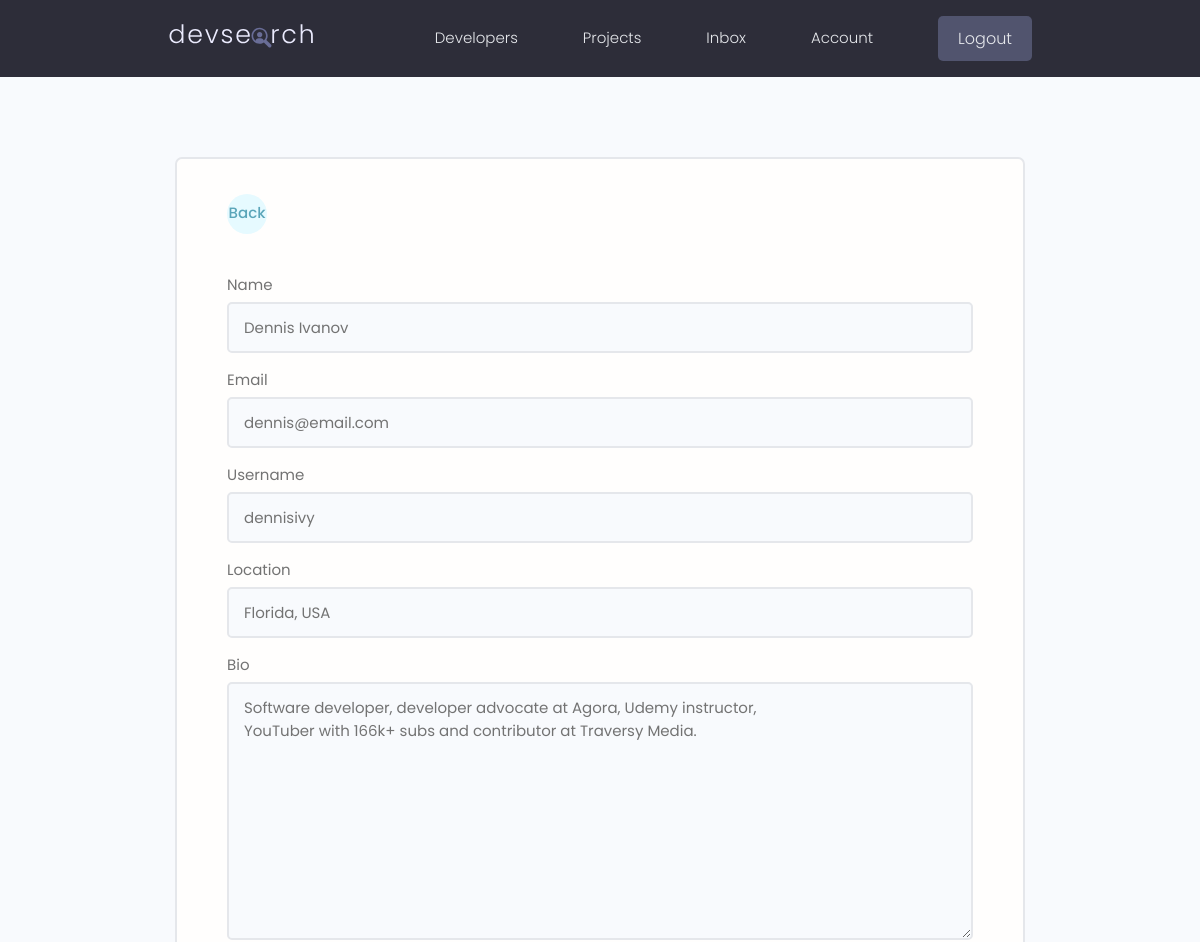
Page /edit-account/ (signed in, upper part) on the earlier database version.
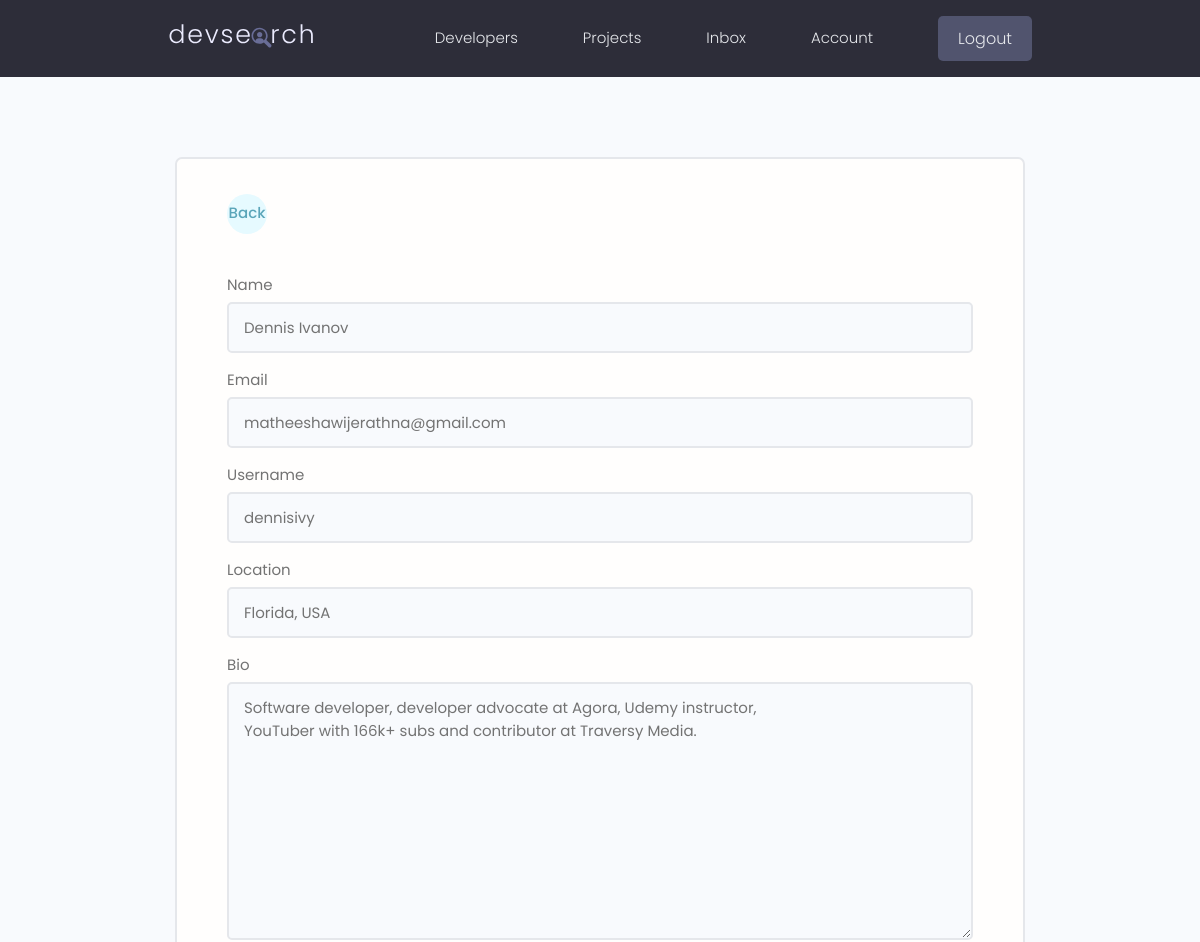
Same page on the later database version.
### users/models.py (models this page shows, shortened)
class Profile(models.Model):
    user = models.OneToOneField(User, on_delete=models.CASCADE, null=True, blank=True)
    name = models.CharField(max_length=200, blank=True, null=True)
    email = models.EmailField(max_length=500, blank=True, null=True)
    username = models.CharField(max_length=200, blank=True, null=True)
    location = models.CharField(max_length=200, blank=True, null=True)
    short_intro = models.CharField(max_length=200, blank=True, null=True)
    bio = models.TextField(blank=True, null=True)
    profile_image = models.ImageField(null=True, blank=True, upload_to='profiles/', default="profiles/user-default.png") # upload it to the profiles folder under static
    social_github = models.CharField(max_length=200, blank=True, null=True)
    social_twitter = models.CharField(max_length=200, blank=True, null=True)
    social_linkedin = models.CharField(max_length=200, blank=True, null=True)
    social_youtube= models.CharField(max_length=200, blank=True, null=True)
    social_website = models.CharField(max_length=200, blank=True, null=True)
    created = models.DateTimeField(auto_now_add=True)
    id = models.UUIDField(default=uuid.uuid4, unique=True, primary_key=True, editable=False)

### users/views.py (the view)
# urls.py: path('edit-account/' , views.editAccount , name="edit-account" ),
@login_required(login_url='login')
def editAccount(request):
    profile  = request.user.profile
    form = ProfileForm(instance=profile) #pre fill the fields with user information
    if request.method == 'POST':
        form = ProfileForm(request.POST, request.FILES, instance= profile) # request.FILES to pass the image
        if form.is_valid():
            form.save()
            return redirect('account')
    context={'form':form}
    return render(request, 'users/profile_form.html',context)

### users/forms.py
class ProfileForm(ModelForm):
     class Meta:
          model = Profile
          fields = ['name', 'email', 'username' , 'location', 'bio' , 'short_intro', 'profile_image','social_github','social_linkedin'
                    ,'social_twitter','social_youtube','social_website']
     def __init__(self,*args,**kwargs):
            super(ProfileForm,self).__init__(*args,**kwargs)
            for name,field in self.fields.items():
                 field.widget.attrs.update({'class':'input'}) #setting an input class in the form

### users/templates/users/profile_form.html (shortened to what this page needs)
{% extends 'main.html' %}
{% block content %}
<main class="formPage my-xl">
    <div class="content-box">
        <div class="formWrapper">
            <a class="backButton" href="{% url 'account' %}">Back</a>
            <br>
            <form class="form" method="POST" action="{% url 'edit-account' %}", enctype="multipart/form-data">
                {% for field in form %}
                <div class="form__field">
                    <label for="formInput#text">{{field.label}}</label>
                    {{field}}
                </div>
                {% endfor %}
            </form>
        </div>
    </div>
</main>
{% endblock content %}

Differences in the rows shown:
changed Profile "Dennis Ivanov": email "dennis@email.com" → "matheeshawijerathna@gmail.com"
